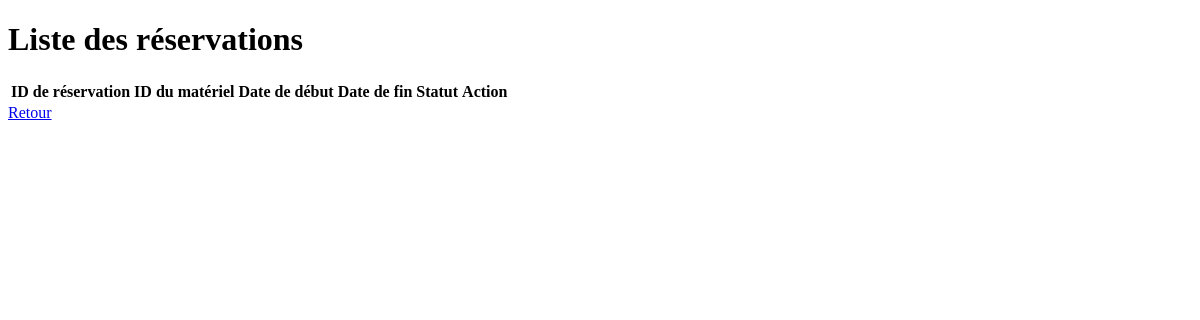
Page /reservation_liste.php (signed in) on the earlier database version.
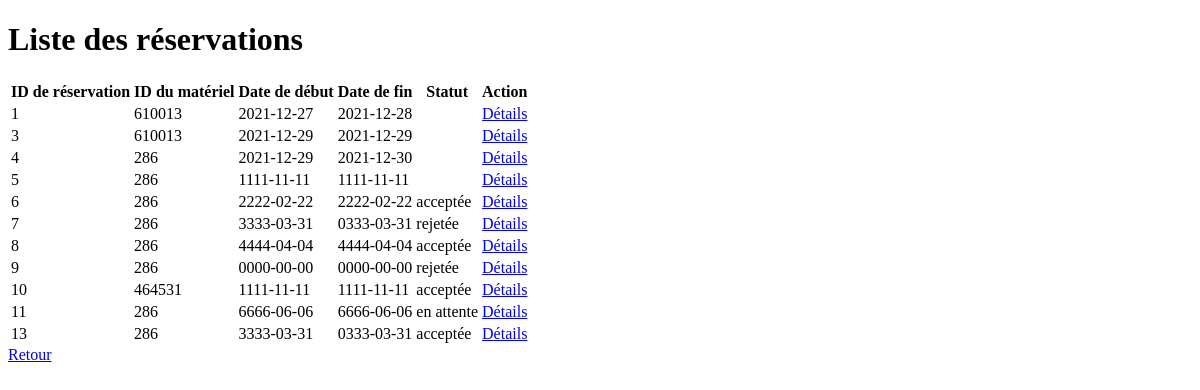
Same page on the later database version.
### tables this page shows
CREATE TABLE IF NOT EXISTS `reserve` (
  `ID_utilisateur` int NOT NULL,
  `ID_materiel` int NOT NULL,
  `dateDebut` date DEFAULT NULL,
  `dateFin` date DEFAULT NULL,
  `statut` varchar(255) DEFAULT NULL,
  `ID_reservation` int NOT NULL AUTO_INCREMENT,
  PRIMARY KEY (`ID_reservation`),
  KEY `reserve_Materiel0_FK` (`ID_materiel`),
  KEY `ID_utilisateur` (`ID_utilisateur`,`ID_materiel`) USING BTREE
);

### reservation_liste.php (the view, shortened to what this page needs)
<?php
try {
    $bdd = new PDO(
        'mysql:host=localhost;dbname=location_materiel;charset=utf8',
        'root'
    );
    $bdd->setAttribute(PDO::ATTR_ERRMODE, PDO::ERRMODE_EXCEPTION);
} catch (Exception $e) {
    die(print_r($e));
}
if ($_SESSION['ID_role'] === '2') {
    $query = "SELECT * FROM reserve";
} else {
    $id_utilisateur = $_SESSION['ID_utilisateur'];
    $query = "SELECT * FROM reserve WHERE ID_utilisateur = :id_utilisateur";
}
$stmt = $bdd->prepare($query);
if ($_SESSION['ID_role'] !== '2') {
    $stmt->bindParam(':id_utilisateur', $id_utilisateur, PDO::PARAM_INT);
}
$stmt->execute();
$reservations = $stmt->fetchAll(PDO::FETCH_ASSOC);
?>
<!DOCTYPE html>
<html lang="fr">
<head>
</head>
<body>
    <h1>Liste des réservations</h1>
    <?php if ($_SESSION['ID_role'] === '2') { ?>
        <h2>Demandes de réservation en attente</h2>
        <table>
            <thead>
                <tr>
                    <th>ID de réservation</th>
                    <th>ID de l'utilisateur</th>
                    <th>ID du matériel</th>
                    <th>Date de début</th>
                    <th>Date de fin</th>
                    <th>Statut</th>
                    <th>Action</th>
                </tr>
            </thead>
            <tbody>
                <?php foreach ($reservations as $reservation) { ?>
                    <?php if ($reservation['statut'] === 'en attente') { ?>
                        <tr>
                            <td><?php echo $reservation['ID_reservation']; ?></td>
                            <td><?php echo $reservation['ID_utilisateur']; ?></td>
                            <td><?php echo $reservation['ID_materiel']; ?></td>
                            <td><?php echo $reservation['dateDebut']; ?></td>
                            <td><?php echo $reservation['dateFin']; ?></td>
                            <td><?php echo $reservation['statut']; ?></td>
                            <td>
                                <a href="reservation_detail.php?id=<?php echo $reservation['ID_reservation']; ?>">Détails</a>
                            </td>
                        </tr>
                    <?php } ?>
                <?php } ?>
            </tbody>
        </table>
        <h2>Réservations acceptées ou rejetées</h2>
        <table>
            <thead>
                <tr>
                    <th>ID de réservation</th>
                    <th>ID de l'utilisateur</th>
                    <th>ID du matériel</th>
                    <th>Date de début</th>
                    <th>Date de fin</th>
                    <th>Statut</th>
                    <th>Action</th>
                </tr>
            </thead>
            <tbody>
                <?php foreach ($reservations as $reservation) { ?>
                    <?php if ($reservation['statut'] !== 'en attente') { ?>
                        <tr>
                            <td><?php echo $reservation['ID_reservation']; ?></td>
                            <td><?php echo $reservation['ID_utilisateur']; ?></td>
                            <td><?php echo $reservation['ID_materiel']; ?></td>
                            <td><?php echo $reservation['dateDebut']; ?></td>
                            <td><?php echo $reservation['dateFin']; ?></td>
                            <td><?php echo $reservation['statut']; ?></td>
                            <td>
                                <a href="reservation_detail.php?id=<?php echo $reservation['ID_reservation']; ?>">Détails</a>
                            </td>
                        </tr>
                    <?php } ?>
                <?php } ?>
            </tbody>
        </table>
    <?php } else { ?>
        <table>
            <thead>
                <tr>
                    <th>ID de réservation</th>
                    <th>ID du matériel</th>
                    <th>Date de début</th>
                    <th>Date de fin</th>
                    <th>Statut</th>
                    <th>Action</th>
                </tr>
            </thead>
            <tbody>
                <?php foreach ($reservations as $reservation) { ?>
                    <tr>
                        <td><?php echo $reservation['ID_reservation']; ?></td>
                        <td><?php echo $reservation['ID_materiel']; ?></td>
                        <td><?php echo $reservation['dateDebut']; ?></td>
                        <td><?php echo $reservation['dateFin']; ?></td>
                        <td><?php echo $reservation['statut']; ?></td>
                        <td>
                            <a href="reservation_detail.php?id=<?php echo $reservation['ID_reservation']; ?>">Détails</a>
                        </td>
                    </tr>
                <?php } ?>
            </tbody>
        </table>
    <?php } ?>
    <a href="javascript:history.go(-1)">Retour</a>
</body>
</html>

Differences in the rows shown:
added reserve: ID_reservation "1", ID_materiel "610013", dateDebut "2021-12-27", dateFin "2021-12-28"
added reserve: ID_reservation "3", ID_materiel "610013", dateDebut "2021-12-29", dateFin "2021-12-29"
added reserve: ID_reservation "4", ID_materiel "286", dateDebut "2021-12-29", dateFin "2021-12-30"
added reserve: ID_reservation "5", ID_materiel "286", dateDebut "1111-11-11", dateFin "1111-11-11"
added reserve: ID_reservation "6", ID_materiel "286", dateDebut "2222-02-22", dateFin "2222-02-22", statut "acceptée"
added reserve: ID_reservation "7", ID_materiel "286", dateDebut "3333-03-31", dateFin "0333-03-31", statut "rejetée"
added reserve: ID_reservation "8", ID_materiel "286", dateDebut "4444-04-04", dateFin "4444-04-04", statut "acceptée"
added reserve: ID_reservation "9", ID_materiel "286", dateDebut "0000-00-00", dateFin "0000-00-00", statut "rejetée"
added reserve: ID_reservation "10", ID_materiel "464531", dateDebut "1111-11-11", dateFin "1111-11-11", statut "acceptée"
added reserve: ID_reservation "11", ID_materiel "286", dateDebut "6666-06-06", dateFin "6666-06-06", statut "en attente"
added reserve: ID_reservation "13", ID_materiel "286", dateDebut "3333-03-31", dateFin "0333-03-31", statut "acceptée"
